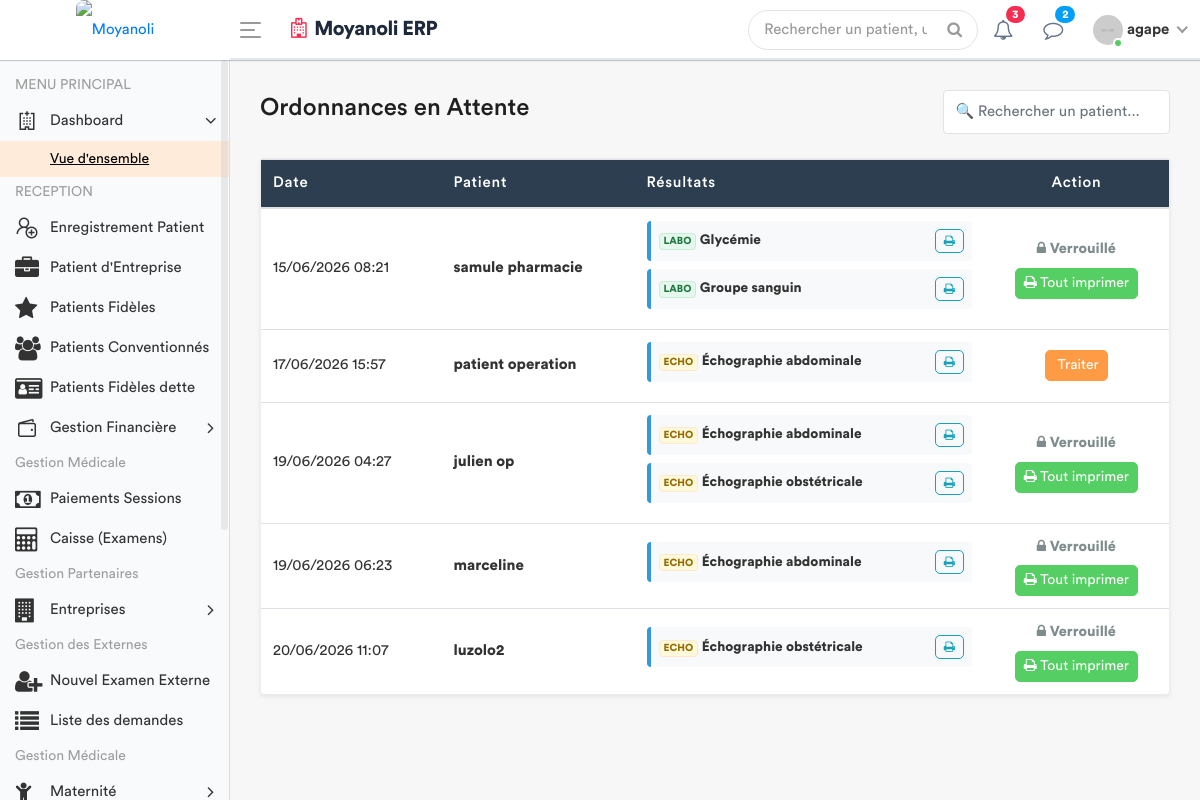
The app's page /medecin/salle-d-attente/ (signed in), older data.
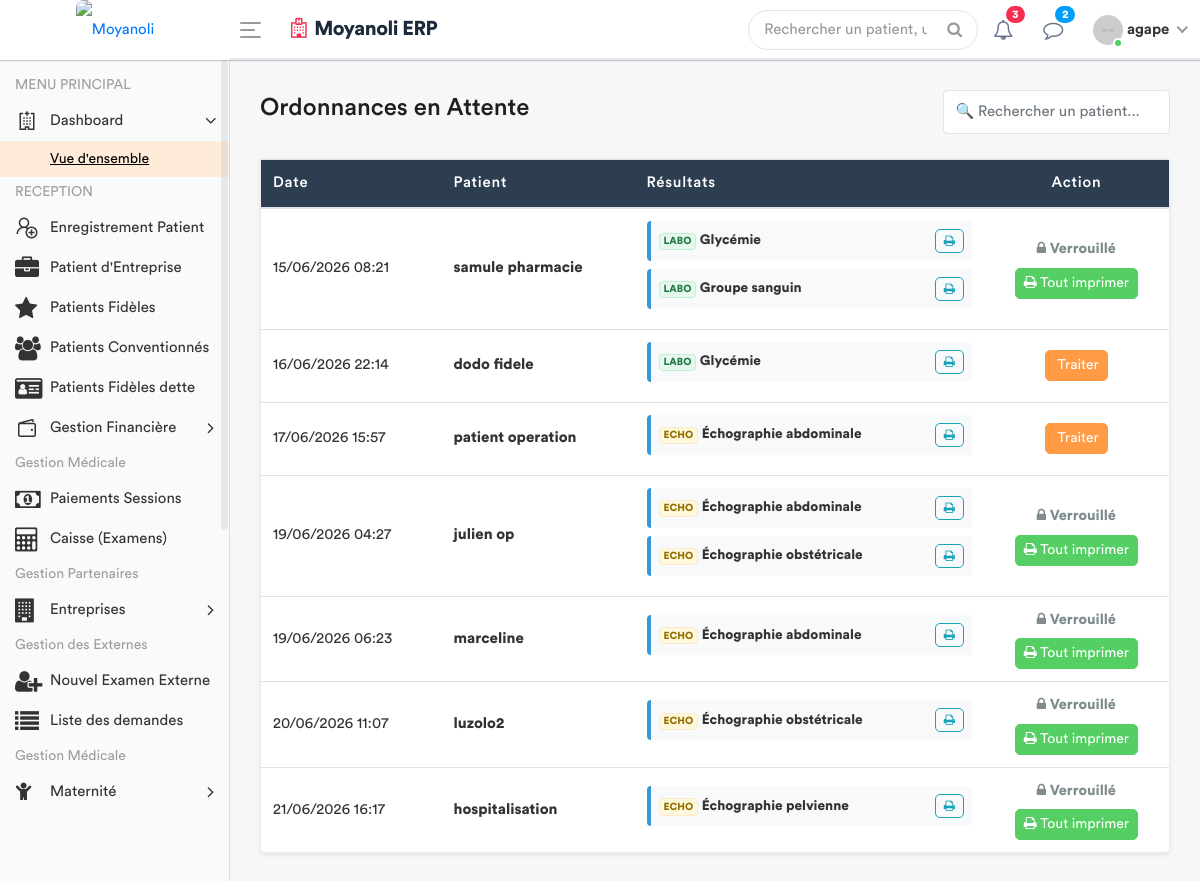
The same page, newer data.
### apps/models.py (models this page shows, shortened)
class Consultation(models.Model):
    triage = models.OneToOneField(SigneVital, db_index=True, on_delete=models.CASCADE)
    medecin = models.ForeignKey(settings.AUTH_USER_MODEL, on_delete=models.SET_NULL, null=True)
    motif_consultation = models.TextField(verbose_name="Motif")
    antecedent = models.CharField(max_length  = 30 , null = True , blank = True)
    histoire_maladie = models.TextField(verbose_name="Histoire de la maladie")
    examen_physique = models.TextField(verbose_name="Examen physique")
    complement_d_anamnese = models.CharField(max_length=200, null=True)
    hypothese_diagnostique = models.TextField(verbose_name="Hypothèse diagnostique")
    date_creation = models.DateTimeField(default=timezone.now)
    consultation_payee = models.BooleanField(default=False, verbose_name="Consultation payée")
    session = models.OneToOneField(SessionSoins, on_delete=models.CASCADE, null=True)

class SigneVital(models.Model):
    patient = models.ForeignKey(Patient, on_delete=models.CASCADE)
    temperature = models.DecimalField(max_digits=4, decimal_places=1)
    poids = models.DecimalField(max_digits=5, decimal_places=2)
    tension_arterielle = models.CharField(max_length=10)
    frequence_cardiaque = models.IntegerField()
    frequence_respiratoire = models.IntegerField(null=True, blank=True)
    saturation_oxygene = models.IntegerField(null=True, blank=True)
    date_prelevement = models.DateTimeField(default=timezone.now)
    infirmier = models.ForeignKey(User, on_delete=models.SET_NULL, null=True)
    est_consulte = models.BooleanField(default=False)
    session = models.ForeignKey(SessionSoins, on_delete=models.CASCADE, related_name='signes_vitaux', null=True)

class Patient(models.Model):
    TYPE_CHOICES = [
        ('SIMPLE', 'Patient Simple'),
        ('FIDELE', 'Patient Fidèle'),
        ('CONVENTIONNE', 'Patient Conventionné'),
    ]
    code_patient = models.CharField(max_length=20, unique=True, editable=False)
    noms = models.CharField(max_length=100)
    service = models.ForeignKey('Service', on_delete=models.PROTECT, related_name='patients', null=True)
    sexe = models.CharField(max_length=1, choices=[('M', 'Masculin'), ('F', 'Féminin')])
    age = models.CharField(max_length=30)
    adresse = models.TextField()
    telephone = models.CharField(max_length=20)
    type_patient = models.CharField(max_length=15, choices=TYPE_CHOICES, default='SIMPLE')
    a_carte_fidelite = models.BooleanField(default=False, verbose_name="Possède carte de fidélité")
    entreprise = models.ForeignKey(
        'Entreprise',
        on_delete=models.SET_NULL,
        null=True,
        blank=True,
        related_name='patients',
        verbose_name="Entreprise (si conventionné)"
    )
    fiche_payee = models.BooleanField(default=False)
    created_by = models.ForeignKey(User, on_delete=models.SET_NULL, null=True, related_name='patients_crees')
    date_creation = models.DateTimeField(auto_now_add=True)
    date_modification = models.DateTimeField(auto_now=True)

class DemandeExamen(models.Model):
    STATUT = [
        ('EN_ATTENTE', 'En attente'),
        ('TERMINE', 'Terminé'),
        ('ANNULE', 'Annulé'),
    ]
    consultation = models.ForeignKey(Consultation, related_name='examens', on_delete=models.CASCADE)
    prestation = models.ForeignKey(Prestation, on_delete=models.PROTECT)
    indication = models.TextField(blank=True, help_text="Note du médecin pour le technicien")
    resultat = models.TextField(blank=True, null=True)
    image_resultat = models.ImageField(upload_to='resultats_examens/', blank=True, null=True)
    technicien = models.ForeignKey(
        settings.AUTH_USER_MODEL,
        related_name='examens_realises',
        on_delete=models.SET_NULL,
        null=True,
        blank=True
    )
    statut = models.CharField(max_length=20, choices=STATUT, default='EN_ATTENTE')
    date_demande = models.DateTimeField(default=timezone.now)
    date_realisation = models.DateTimeField(null=True, blank=True)
    quantite = models.PositiveIntegerField(default=1)

class Prestation(models.Model):
    CATEGORIES = [
        ('ADM', 'Administratif'),
        ('CONS', 'Consultation'),
        ('LABO', 'Laboratoire'),
        ('SOIN', 'Soins'),
        ('ECHO', 'Échographie'),
        ('RADIO', 'Radiologie'),
        ('SCAN', 'Scanner'),
        ('IRM', 'IRM'),
        ('CARDIO', 'Cardiographie'),
        ('GYNECO', 'Gynécographie'),
        ('ONCO', 'Oncologie'),
        ('ORTHO', 'Orthopédie'),
        ('DERMA', 'Dermatologie'),
        ('OPHTA', 'Ophtalmologie'),
        ('PSY', 'Psychiatrie'),
        ('KINE', 'Rééducation / Kinésithérapie'),
        ('MED', 'Acte Médical'),
        ('CHIR', 'Acte Chirurgical'),
        ('CONS_MAT', 'Consultation Maternité'),
        ('MAT', 'Forfait Maternité / Accouchement'),
    ]
    libelle = models.CharField(max_length=200, verbose_name="Libellé")
    categorie = models.CharField(max_length=10, choices=CATEGORIES, verbose_name="Catégorie")
    prix = models.DecimalField(max_digits=10, decimal_places=2, default=Decimal('0.00'), verbose_name="Prix (USD)")
    valeur_normale = models.CharField(
        max_length=150, blank=True, null=True,
        verbose_name="Valeur Normale / Référence (Labo uniquement)",
        help_text="Ex: 70-110 mg/dl, Négatif, etc."
    )
    class Meta:
        verbose_name = "Prestation"
        verbose_name_plural = "Prestations"

### apps/views.py (the view, shortened to what this page needs)
# urls.py: path('medecin/salle-d-attente/', views.liste_attente_ordonnance_view, name='liste_attente_medecin'),
@login_required
def liste_attente_ordonnance_view(request):
    consultations_en_attente = Consultation.objects.filter(
        examens__statut='TERMINE'
    ).prefetch_related('examens', 'ordonnance_set').distinct()
    lits_disponibles = Lit.objects.filter(est_occupe=False)
    role = Fonction.objects.filter(userKey=request.user).first()
    fonctionKey = role.fonctionKey.roleName if role and role.fonctionKey else None
    return render(request, 'back-end/medecin/liste_attente.html', {
        'consultations_en_attente': consultations_en_attente,
        'lits_disponibles': lits_disponibles,
        'fonctionKey': fonctionKey,
        'now': timezone.now()
    })

### apps/templates/back-end/medecin/liste_attente.html (shortened to what the changed rows need)
{% load static %}
<!DOCTYPE html>
<html lang="fr">
<head>
    {% include 'back-end/includes/css.html' %}
</head>
<body>
    <div class="main-wrapper">
        <div class="page-wrapper">
            <div class="content container-fluid">
                <div class="card shadow-sm">
                    <div class="card-body p-0">
                        <div class="table-responsive">
                            <table class="table table-hover mb-0" id="tablePatients">
                                <thead style="background: #2c3e50; color: white;">
                                    <tr>
                                        <th>Date</th>
                                        <th>Patient</th>
                                        <th>Résultats</th>
                                        <th class="text-center">Action</th>
                                    </tr>
                                </thead>
                                <tbody>
                                    {% for c in consultations_en_attente %}
                                    <tr>
                                        <td class="align-middle">{{ c.triage.date_prelevement|date:"d/m/Y H:i" }}</td>
                                        <td class="align-middle"><strong>{{ c.triage.patient.noms }}</strong></td>
                                        <td class="align-middle">
                                            {% for exam in c.examens.all %}
                                                {% if exam.statut == 'TERMINE' %}
                                                <div class="exam-card">
                                                    <div>
                                                        <span class="badge {% if exam.prestation.categorie == 'LABO' %}badge-labo{% elif exam.prestation.categorie == 'RADIO' %}badge-radio{% else %}badge-echo{% endif %}">
                                                            {{ exam.prestation.categorie }}
                                                        </span>
                                                        <strong>{{ exam.prestation.libelle }}</strong>
                                                    </div>
                                                    <a href="{% url 'imprimer_resultat' exam.id %}" target="_blank" class="btn btn-outline-info btn-exam"><i class="fa fa-print"></i></a>
                                                </div>
                                                {% endif %}
                                            {% endfor %}
                                        </td>
                                        <td class="text-center align-middle">
                                            {% if c.ordonnance_set.exists %}
                                                <div class="status-locked"><i class="fa fa-lock"></i> Verrouillé</div>
                                                <a href="{% url 'imprimer_consultation' c.id %}" target="_blank" class="btn btn-success btn-sm mt-2"><i class="fa fa-print"></i> Tout imprimer</a>
                                            {% else %}
                                                <button type="button" class="btn btn-primary btn-sm" data-toggle="modal" data-target="#modal{{ c.id }}">
                                                     Traiter
                                                </button>
                                            {% endif %}
                                        </td>
                                    </tr>
                                    {% endfor %}
                                </tbody>
                            </table>
                        </div>
                    </div>
                </div>
            </div>
        </div>
    </div>
</body>
</html>

Row changes from the older to the newer data that the page shows:
now on this page (row unchanged): Consultation: triage.date_prelevement "16/06/2026 22:14", triage.patient.noms "dodo fidele"
now on this page (row edited): DemandeExamen: prestation.categorie "LABO", prestation.libelle "Glycémie", shown under "16/06/2026 22:14"
added Consultation: triage.date_prelevement "21/06/2026 16:17", triage.patient.noms "hospitalisation", shows "Verrouillé"
added DemandeExamen: prestation.categorie "ECHO", prestation.libelle "Échographie pelvienne", shown under "21/06/2026 16:17"
